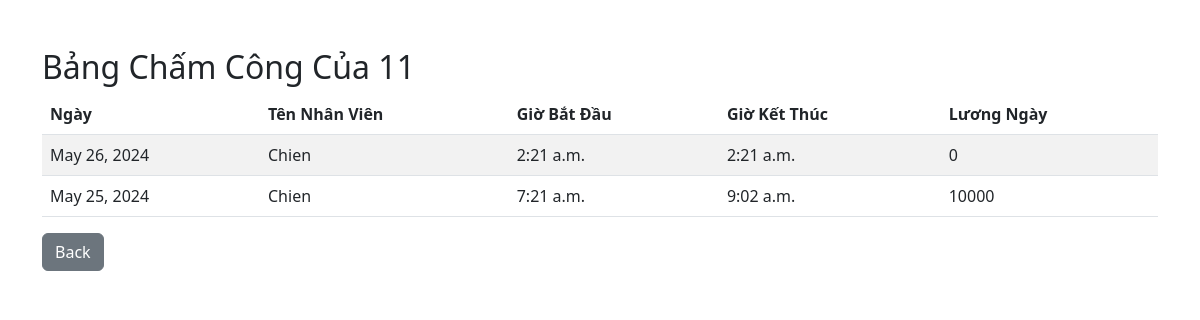
Screenshot of /check_attendance/11/ with the database file from the repository.
### WebChamCong/models.py (models this page shows)
class BangChamCong(models.Model):
    account = models.ForeignKey(Account, on_delete=models.CASCADE)
    ngay = models.DateField()
    start_time = models.TimeField()
    end_time = models.TimeField(null=True)
    luong_ngay = models.IntegerField(null=True)

class Account(models.Model):
    username = models.CharField(max_length=50,unique=True)
    password = models.CharField(max_length=50)
    role = models.CharField(max_length=20)
    salary = models.IntegerField(null=True)

### WebChamCong/views.py (the view)
# urls.py: path('check_attendance', views.check_attendance, name='check_attendance'),
def check_attendance(request, account_id=None):
        checkday = request.POST.get('checkday')
        logged_in_username = request.session.get('logged_in_username')
        logged_in_role = request.session.get('logged_in_role')
        if account_id!=None:
            account = get_object_or_404(Account, id=account_id)
            attendance_records = BangChamCong.objects.filter(account=account)
            checkday=account_id
        elif logged_in_role == 'admin':
            attendance_records = BangChamCong.objects.filter(ngay=checkday)
        else:
            account = Account.objects.get(username=logged_in_username)
            attendance_records = BangChamCong.objects.filter(account=account, ngay=checkday)
        context = {
            'attendance_records': attendance_records,
            'checkday': checkday,
        }
        print(attendance_records)
        return render(request, 'attendance.html', context)

### WebChamCong/templates/attendance.html (shortened to what this page needs)
<!DOCTYPE html>
<html>
<head>
    <link rel="stylesheet" href="https://cdn.jsdelivr.net/npm/bootstrap@5.2.3/dist/css/bootstrap.min.css">
</head>
<body>
    <div class="container my-5">
        <h2>Bảng Chấm Công Của {{ checkday }}</h2>
        <table class="table table-striped">
            <thead>
                <tr>
                    <th>Ngày</th>
                    <th>Tên Nhân Viên</th>
                    <th>Giờ Bắt Đầu</th>
                    <th>Giờ Kết Thúc</th>
                    <th>Lương Ngày</th>
                </tr>
            </thead>
            <tbody>
                {% for record in attendance_records %}
                <tr>
                    <td>{{ record.ngay }}</td>
                    <td>{{ record.account.username }}</td>
                    <td>{{ record.start_time }}</td>
                    <td>{{ record.end_time|default:"Không có dữ liệu" }}</td>
                    <td>{{ record.luong_ngay|default:0 }}</td>
                </tr>
                {% empty %}
                <tr>
                    <td colspan="5" class="text-center">Không có dữ liệu chấm công cho ngày này.</td>
                </tr>
                {% endfor %}
            </tbody>
        </table>
        <a href="{% url 'WebChamCong:main' %}" class="btn btn-secondary">Back</a>
    </div>
</body>
</html>

### rows the page displays
BangChamCong: ngay "May 26, 2024", account.username "Chien", start_time "2:21 a.m.", end_time "2:21 a.m.", luong_ngay "0"
BangChamCong: ngay "May 25, 2024", account.username "Chien", start_time "7:21 a.m.", end_time "9:02 a.m.", luong_ngay "10000"

### other values shown
{{ checkday }} "11"
